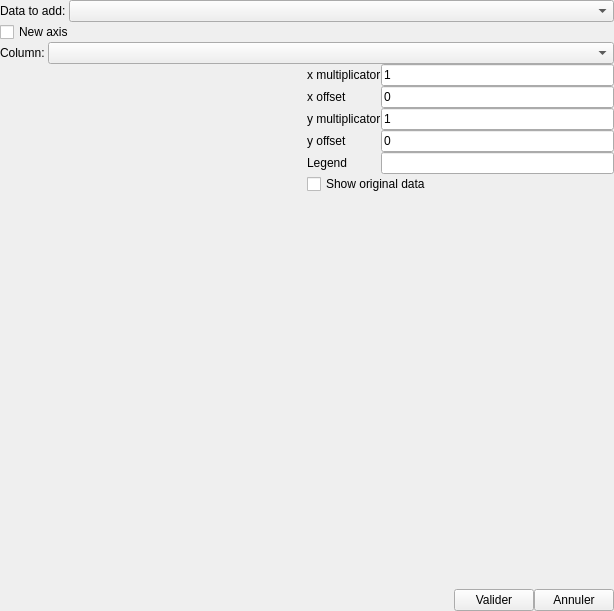
<?xml version="1.0" encoding="UTF-8"?>
<ui version="4.0">
 <class>Form</class>
 <widget class="QWidget" name="Form">
  <property name="geometry">
   <rect>
    <x>0</x>
    <y>0</y>
    <width>614</width>
    <height>611</height>
   </rect>
  </property>
  <property name="windowTitle">
   <string>Add data</string>
  </property>
  <layout class="QVBoxLayout" name="verticalLayout">
   <property name="spacing">
    <number>0</number>
   </property>
   <property name="margin">
    <number>0</number>
   </property>
   <item>
    <widget class="QWidget" name="select_widget" native="true">
     <property name="sizePolicy">
      <sizepolicy hsizetype="Expanding" vsizetype="Fixed">
       <horstretch>0</horstretch>
       <verstretch>0</verstretch>
      </sizepolicy>
     </property>
     <layout class="QHBoxLayout" name="horizontalLayout">
      <property name="spacing">
       <number>0</number>
      </property>
      <property name="margin">
       <number>0</number>
      </property>
      <item>
       <widget class="QLabel" name="label">
        <property name="sizePolicy">
         <sizepolicy hsizetype="Preferred" vsizetype="Fixed">
          <horstretch>0</horstretch>
          <verstretch>0</verstretch>
         </sizepolicy>
        </property>
        <property name="text">
         <string>Data to add: </string>
        </property>
       </widget>
      </item>
      <item>
       <widget class="QComboBox" name="select_combo">
        <property name="sizePolicy">
         <sizepolicy hsizetype="Expanding" vsizetype="Fixed">
          <horstretch>0</horstretch>
          <verstretch>0</verstretch>
         </sizepolicy>
        </property>
       </widget>
      </item>
     </layout>
    </widget>
   </item>
   <item>
    <widget class="QCheckBox" name="new_axes_check">
     <property name="text">
      <string>New axis</string>
     </property>
    </widget>
   </item>
   <item>
    <widget class="QWidget" name="xrf_column_widget" native="true">
     <layout class="QHBoxLayout" name="horizontalLayout_4">
      <property name="spacing">
       <number>0</number>
      </property>
      <property name="margin">
       <number>0</number>
      </property>
      <item>
       <widget class="QLabel" name="label_2">
        <property name="text">
         <string>Column: </string>
        </property>
       </widget>
      </item>
      <item>
       <widget class="QComboBox" name="xrf_column_combo">
        <property name="sizePolicy">
         <sizepolicy hsizetype="Expanding" vsizetype="Fixed">
          <horstretch>0</horstretch>
          <verstretch>0</verstretch>
         </sizepolicy>
        </property>
       </widget>
      </item>
     </layout>
    </widget>
   </item>
   <item>
    <widget class="QWidget" name="choice_widget" native="true">
     <property name="sizePolicy">
      <sizepolicy hsizetype="Preferred" vsizetype="Expanding">
       <horstretch>0</horstretch>
       <verstretch>0</verstretch>
      </sizepolicy>
     </property>
     <layout class="QHBoxLayout" name="horizontalLayout_3">
      <property name="spacing">
       <number>0</number>
      </property>
      <property name="margin">
       <number>0</number>
      </property>
      <item>
       <widget class="QWidget" name="graphical_widget" native="true">
        <property name="sizePolicy">
         <sizepolicy hsizetype="Expanding" vsizetype="Preferred">
          <horstretch>0</horstretch>
          <verstretch>0</verstretch>
         </sizepolicy>
        </property>
        <layout class="QVBoxLayout" name="verticalLayout_2">
         <property name="spacing">
          <number>0</number>
         </property>
         <property name="margin">
          <number>0</number>
         </property>
        </layout>
       </widget>
      </item>
      <item>
       <widget class="QWidget" name="widget" native="true">
        <layout class="QVBoxLayout" name="verticalLayout_3">
         <property name="spacing">
          <number>0</number>
         </property>
         <property name="margin">
          <number>0</number>
         </property>
         <item>
          <widget class="QWidget" name="option_widget" native="true">
           <property name="enabled">
            <bool>true</bool>
           </property>
           <property name="sizePolicy">
            <sizepolicy hsizetype="Minimum" vsizetype="Preferred">
             <horstretch>0</horstretch>
             <verstretch>0</verstretch>
            </sizepolicy>
           </property>
           <layout class="QFormLayout" name="formLayout">
            <property name="fieldGrowthPolicy">
             <enum>QFormLayout::AllNonFixedFieldsGrow</enum>
            </property>
            <property name="horizontalSpacing">
             <number>0</number>
            </property>
            <property name="verticalSpacing">
             <number>0</number>
            </property>
            <property name="margin">
             <number>0</number>
            </property>
            <item row="0" column="0">
             <widget class="QLabel" name="label_3">
              <property name="sizePolicy">
               <sizepolicy hsizetype="Minimum" vsizetype="Preferred">
                <horstretch>0</horstretch>
                <verstretch>0</verstretch>
               </sizepolicy>
              </property>
              <property name="text">
               <string>x multiplicator</string>
              </property>
             </widget>
            </item>
            <item row="1" column="0">
             <widget class="QLabel" name="label_4">
              <property name="text">
               <string>x offset</string>
              </property>
             </widget>
            </item>
            <item row="2" column="0">
             <widget class="QLabel" name="label_5">
              <property name="text">
               <string>y multiplicator</string>
              </property>
             </widget>
            </item>
            <item row="3" column="0">
             <widget class="QLabel" name="label_6">
              <property name="text">
               <string>y offset</string>
              </property>
             </widget>
            </item>
            <item row="4" column="0">
             <widget class="QLabel" name="label_7">
              <property name="text">
               <string>Legend</string>
              </property>
             </widget>
            </item>
            <item row="4" column="1">
             <widget class="QLineEdit" name="legend_edit">
              <property name="sizePolicy">
               <sizepolicy hsizetype="Minimum" vsizetype="Fixed">
                <horstretch>0</horstretch>
                <verstretch>0</verstretch>
               </sizepolicy>
              </property>
             </widget>
            </item>
            <item row="0" column="1">
             <widget class="QLineEdit" name="mult_x_edit">
              <property name="text">
               <string>1</string>
              </property>
             </widget>
            </item>
            <item row="1" column="1">
             <widget class="QLineEdit" name="offset_x_edit">
              <property name="text">
               <string>0</string>
              </property>
             </widget>
            </item>
            <item row="2" column="1">
             <widget class="QLineEdit" name="mult_y_edit">
              <property name="text">
               <string>1</string>
              </property>
             </widget>
            </item>
            <item row="3" column="1">
             <widget class="QLineEdit" name="offset_y_edit">
              <property name="text">
               <string>0</string>
              </property>
             </widget>
            </item>
           </layout>
          </widget>
         </item>
         <item>
          <widget class="QCheckBox" name="original_data_check">
           <property name="text">
            <string>Show original data</string>
           </property>
          </widget>
         </item>
         <item>
          <spacer name="verticalSpacer">
           <property name="orientation">
            <enum>Qt::Vertical</enum>
           </property>
           <property name="sizeHint" stdset="0">
            <size>
             <width>20</width>
             <height>40</height>
            </size>
           </property>
          </spacer>
         </item>
        </layout>
       </widget>
      </item>
     </layout>
    </widget>
   </item>
   <item>
    <widget class="QWidget" name="widget_2" native="true">
     <property name="sizePolicy">
      <sizepolicy hsizetype="Expanding" vsizetype="Minimum">
       <horstretch>0</horstretch>
       <verstretch>0</verstretch>
      </sizepolicy>
     </property>
     <layout class="QHBoxLayout" name="horizontalLayout_2">
      <property name="spacing">
       <number>0</number>
      </property>
      <property name="margin">
       <number>0</number>
      </property>
      <item>
       <spacer name="horizontalSpacer">
        <property name="orientation">
         <enum>Qt::Horizontal</enum>
        </property>
        <property name="sizeHint" stdset="0">
         <size>
          <width>141</width>
          <height>20</height>
         </size>
        </property>
       </spacer>
      </item>
      <item>
       <widget class="QPushButton" name="validat_button">
        <property name="text">
         <string>Valider</string>
        </property>
       </widget>
      </item>
      <item>
       <widget class="QPushButton" name="cancel_button">
        <property name="text">
         <string>Annuler</string>
        </property>
       </widget>
      </item>
     </layout>
    </widget>
   </item>
  </layout>
 </widget>
 <resources/>
 <connections>
  <connection>
   <sender>validat_button</sender>
   <signal>clicked()</signal>
   <receiver>Form</receiver>
   <slot>close()</slot>
   <hints>
    <hint type="sourcelabel">
     <x>222</x>
     <y>58</y>
    </hint>
    <hint type="destinationlabel">
     <x>206</x>
     <y>0</y>
    </hint>
   </hints>
  </connection>
  <connection>
   <sender>cancel_button</sender>
   <signal>clicked()</signal>
   <receiver>Form</receiver>
   <slot>close()</slot>
   <hints>
    <hint type="sourcelabel">
     <x>297</x>
     <y>58</y>
    </hint>
    <hint type="destinationlabel">
     <x>125</x>
     <y>0</y>
    </hint>
   </hints>
  </connection>
 </connections>
</ui>
